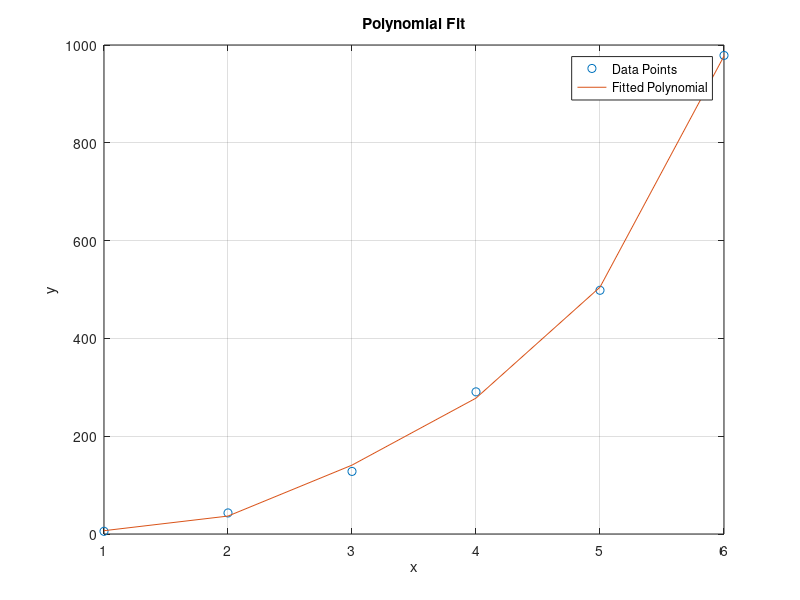

Write MATLAB code to recreate this figure.
% Define the data points
x = [1 2 3 4 5 6];
y = [5.5 43.1 128 290.7 498.4 978.67];

% Fit a 4th-degree polynomial
p = polyfit(x, y, 4);

% Define evaluation points
x2 = 1:1:6;

% Evaluate the polynomial at the defined points
y2 = polyval(p, x2);

% Plot the original data points and the fitted polynomial
figure; % Create a new figure
plot(x, y, 'o', x2, y2, '-');
grid on;
xlabel('x');
ylabel('y');
title('Polynomial Fit');
legend('Data Points', 'Fitted Polynomial');
